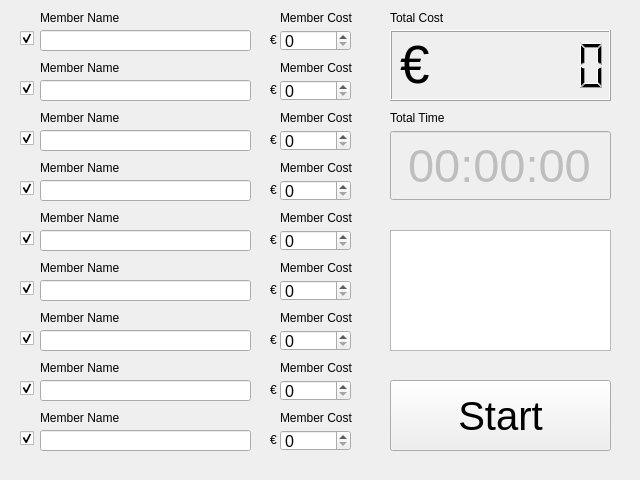
<?xml version="1.0" encoding="UTF-8"?>
<ui version="4.0">
 <class>Calc</class>
 <widget class="QWidget" name="Calc">
  <property name="enabled">
   <bool>true</bool>
  </property>
  <property name="geometry">
   <rect>
    <x>0</x>
    <y>0</y>
    <width>640</width>
    <height>480</height>
   </rect>
  </property>
  <property name="windowTitle">
   <string>Calc</string>
  </property>
  <widget class="QSpinBox" name="spinBox">
   <property name="geometry">
    <rect>
     <x>280</x>
     <y>30</y>
     <width>71</width>
     <height>21</height>
    </rect>
   </property>
   <property name="font">
    <font>
     <pointsize>12</pointsize>
    </font>
   </property>
   <property name="maximum">
    <number>9999</number>
   </property>
  </widget>
  <widget class="QSpinBox" name="spinBox_2">
   <property name="geometry">
    <rect>
     <x>280</x>
     <y>80</y>
     <width>71</width>
     <height>21</height>
    </rect>
   </property>
   <property name="font">
    <font>
     <pointsize>12</pointsize>
    </font>
   </property>
   <property name="maximum">
    <number>9999</number>
   </property>
  </widget>
  <widget class="QSpinBox" name="spinBox_3">
   <property name="geometry">
    <rect>
     <x>280</x>
     <y>130</y>
     <width>71</width>
     <height>21</height>
    </rect>
   </property>
   <property name="font">
    <font>
     <pointsize>12</pointsize>
    </font>
   </property>
   <property name="maximum">
    <number>9999</number>
   </property>
  </widget>
  <widget class="QSpinBox" name="spinBox_4">
   <property name="geometry">
    <rect>
     <x>280</x>
     <y>180</y>
     <width>71</width>
     <height>21</height>
    </rect>
   </property>
   <property name="font">
    <font>
     <pointsize>12</pointsize>
    </font>
   </property>
   <property name="maximum">
    <number>9999</number>
   </property>
  </widget>
  <widget class="QSpinBox" name="spinBox_5">
   <property name="geometry">
    <rect>
     <x>280</x>
     <y>230</y>
     <width>71</width>
     <height>21</height>
    </rect>
   </property>
   <property name="font">
    <font>
     <pointsize>12</pointsize>
    </font>
   </property>
   <property name="maximum">
    <number>9999</number>
   </property>
  </widget>
  <widget class="QSpinBox" name="spinBox_6">
   <property name="geometry">
    <rect>
     <x>280</x>
     <y>280</y>
     <width>71</width>
     <height>21</height>
    </rect>
   </property>
   <property name="font">
    <font>
     <pointsize>12</pointsize>
    </font>
   </property>
   <property name="maximum">
    <number>9999</number>
   </property>
  </widget>
  <widget class="QSpinBox" name="spinBox_7">
   <property name="geometry">
    <rect>
     <x>280</x>
     <y>330</y>
     <width>71</width>
     <height>21</height>
    </rect>
   </property>
   <property name="font">
    <font>
     <pointsize>12</pointsize>
    </font>
   </property>
   <property name="maximum">
    <number>9999</number>
   </property>
  </widget>
  <widget class="QPushButton" name="pushButton">
   <property name="geometry">
    <rect>
     <x>390</x>
     <y>380</y>
     <width>221</width>
     <height>71</height>
    </rect>
   </property>
   <property name="font">
    <font>
     <pointsize>30</pointsize>
    </font>
   </property>
   <property name="text">
    <string>Start</string>
   </property>
  </widget>
  <widget class="QLCDNumber" name="lcdNumber">
   <property name="geometry">
    <rect>
     <x>390</x>
     <y>30</y>
     <width>221</width>
     <height>71</height>
    </rect>
   </property>
   <property name="lineWidth">
    <number>1</number>
   </property>
   <property name="midLineWidth">
    <number>0</number>
   </property>
   <property name="smallDecimalPoint">
    <bool>false</bool>
   </property>
   <property name="numDigits">
    <number>8</number>
   </property>
   <property name="digitCount">
    <number>8</number>
   </property>
   <property name="segmentStyle">
    <enum>QLCDNumber::Filled</enum>
   </property>
   <property name="value" stdset="0">
    <double>0.000000000000000</double>
   </property>
  </widget>
  <widget class="QSpinBox" name="spinBox_8">
   <property name="geometry">
    <rect>
     <x>280</x>
     <y>380</y>
     <width>71</width>
     <height>21</height>
    </rect>
   </property>
   <property name="font">
    <font>
     <pointsize>12</pointsize>
    </font>
   </property>
   <property name="maximum">
    <number>9999</number>
   </property>
  </widget>
  <widget class="QSpinBox" name="spinBox_9">
   <property name="geometry">
    <rect>
     <x>280</x>
     <y>430</y>
     <width>71</width>
     <height>21</height>
    </rect>
   </property>
   <property name="font">
    <font>
     <pointsize>12</pointsize>
    </font>
   </property>
   <property name="maximum">
    <number>9999</number>
   </property>
  </widget>
  <widget class="QLineEdit" name="lineEdit">
   <property name="geometry">
    <rect>
     <x>40</x>
     <y>30</y>
     <width>211</width>
     <height>21</height>
    </rect>
   </property>
   <property name="font">
    <font>
     <pointsize>12</pointsize>
    </font>
   </property>
  </widget>
  <widget class="QLineEdit" name="lineEdit_2">
   <property name="geometry">
    <rect>
     <x>40</x>
     <y>80</y>
     <width>211</width>
     <height>21</height>
    </rect>
   </property>
   <property name="font">
    <font>
     <pointsize>12</pointsize>
    </font>
   </property>
  </widget>
  <widget class="QLineEdit" name="lineEdit_3">
   <property name="geometry">
    <rect>
     <x>40</x>
     <y>130</y>
     <width>211</width>
     <height>21</height>
    </rect>
   </property>
   <property name="font">
    <font>
     <pointsize>12</pointsize>
    </font>
   </property>
  </widget>
  <widget class="QLineEdit" name="lineEdit_4">
   <property name="geometry">
    <rect>
     <x>40</x>
     <y>180</y>
     <width>211</width>
     <height>21</height>
    </rect>
   </property>
   <property name="font">
    <font>
     <pointsize>12</pointsize>
    </font>
   </property>
  </widget>
  <widget class="QLineEdit" name="lineEdit_5">
   <property name="geometry">
    <rect>
     <x>40</x>
     <y>230</y>
     <width>211</width>
     <height>21</height>
    </rect>
   </property>
   <property name="font">
    <font>
     <pointsize>12</pointsize>
    </font>
   </property>
  </widget>
  <widget class="QLineEdit" name="lineEdit_6">
   <property name="geometry">
    <rect>
     <x>40</x>
     <y>280</y>
     <width>211</width>
     <height>21</height>
    </rect>
   </property>
   <property name="font">
    <font>
     <pointsize>12</pointsize>
    </font>
   </property>
  </widget>
  <widget class="QLineEdit" name="lineEdit_7">
   <property name="geometry">
    <rect>
     <x>40</x>
     <y>330</y>
     <width>211</width>
     <height>21</height>
    </rect>
   </property>
   <property name="font">
    <font>
     <pointsize>12</pointsize>
    </font>
   </property>
  </widget>
  <widget class="QLineEdit" name="lineEdit_8">
   <property name="geometry">
    <rect>
     <x>40</x>
     <y>380</y>
     <width>211</width>
     <height>21</height>
    </rect>
   </property>
   <property name="font">
    <font>
     <pointsize>12</pointsize>
    </font>
   </property>
  </widget>
  <widget class="QLineEdit" name="lineEdit_9">
   <property name="geometry">
    <rect>
     <x>40</x>
     <y>430</y>
     <width>211</width>
     <height>21</height>
    </rect>
   </property>
   <property name="font">
    <font>
     <pointsize>12</pointsize>
    </font>
   </property>
  </widget>
  <widget class="QLabel" name="label">
   <property name="geometry">
    <rect>
     <x>40</x>
     <y>10</y>
     <width>91</width>
     <height>16</height>
    </rect>
   </property>
   <property name="text">
    <string>Member Name</string>
   </property>
  </widget>
  <widget class="QLabel" name="label_2">
   <property name="geometry">
    <rect>
     <x>40</x>
     <y>60</y>
     <width>91</width>
     <height>16</height>
    </rect>
   </property>
   <property name="text">
    <string>Member Name</string>
   </property>
  </widget>
  <widget class="QLabel" name="label_3">
   <property name="geometry">
    <rect>
     <x>40</x>
     <y>110</y>
     <width>91</width>
     <height>16</height>
    </rect>
   </property>
   <property name="text">
    <string>Member Name</string>
   </property>
  </widget>
  <widget class="QLabel" name="label_4">
   <property name="geometry">
    <rect>
     <x>40</x>
     <y>160</y>
     <width>91</width>
     <height>16</height>
    </rect>
   </property>
   <property name="text">
    <string>Member Name</string>
   </property>
  </widget>
  <widget class="QLabel" name="label_5">
   <property name="geometry">
    <rect>
     <x>40</x>
     <y>210</y>
     <width>91</width>
     <height>16</height>
    </rect>
   </property>
   <property name="text">
    <string>Member Name</string>
   </property>
  </widget>
  <widget class="QLabel" name="label_6">
   <property name="geometry">
    <rect>
     <x>40</x>
     <y>260</y>
     <width>91</width>
     <height>16</height>
    </rect>
   </property>
   <property name="text">
    <string>Member Name</string>
   </property>
  </widget>
  <widget class="QLabel" name="label_7">
   <property name="geometry">
    <rect>
     <x>40</x>
     <y>310</y>
     <width>91</width>
     <height>16</height>
    </rect>
   </property>
   <property name="text">
    <string>Member Name</string>
   </property>
  </widget>
  <widget class="QLabel" name="label_8">
   <property name="geometry">
    <rect>
     <x>40</x>
     <y>360</y>
     <width>91</width>
     <height>16</height>
    </rect>
   </property>
   <property name="text">
    <string>Member Name</string>
   </property>
  </widget>
  <widget class="QLabel" name="label_9">
   <property name="geometry">
    <rect>
     <x>40</x>
     <y>410</y>
     <width>91</width>
     <height>16</height>
    </rect>
   </property>
   <property name="text">
    <string>Member Name</string>
   </property>
  </widget>
  <widget class="QLabel" name="label_10">
   <property name="geometry">
    <rect>
     <x>280</x>
     <y>10</y>
     <width>91</width>
     <height>16</height>
    </rect>
   </property>
   <property name="text">
    <string>Member Cost</string>
   </property>
  </widget>
  <widget class="QLabel" name="label_11">
   <property name="geometry">
    <rect>
     <x>280</x>
     <y>60</y>
     <width>91</width>
     <height>16</height>
    </rect>
   </property>
   <property name="text">
    <string>Member Cost</string>
   </property>
  </widget>
  <widget class="QLabel" name="label_12">
   <property name="geometry">
    <rect>
     <x>280</x>
     <y>110</y>
     <width>91</width>
     <height>16</height>
    </rect>
   </property>
   <property name="text">
    <string>Member Cost</string>
   </property>
  </widget>
  <widget class="QLabel" name="label_13">
   <property name="geometry">
    <rect>
     <x>280</x>
     <y>160</y>
     <width>91</width>
     <height>16</height>
    </rect>
   </property>
   <property name="text">
    <string>Member Cost</string>
   </property>
  </widget>
  <widget class="QLabel" name="label_14">
   <property name="geometry">
    <rect>
     <x>280</x>
     <y>210</y>
     <width>91</width>
     <height>16</height>
    </rect>
   </property>
   <property name="text">
    <string>Member Cost</string>
   </property>
  </widget>
  <widget class="QLabel" name="label_15">
   <property name="geometry">
    <rect>
     <x>280</x>
     <y>260</y>
     <width>91</width>
     <height>16</height>
    </rect>
   </property>
   <property name="text">
    <string>Member Cost</string>
   </property>
  </widget>
  <widget class="QLabel" name="label_16">
   <property name="geometry">
    <rect>
     <x>280</x>
     <y>310</y>
     <width>91</width>
     <height>16</height>
    </rect>
   </property>
   <property name="text">
    <string>Member Cost</string>
   </property>
  </widget>
  <widget class="QLabel" name="label_17">
   <property name="geometry">
    <rect>
     <x>280</x>
     <y>360</y>
     <width>91</width>
     <height>16</height>
    </rect>
   </property>
   <property name="text">
    <string>Member Cost</string>
   </property>
  </widget>
  <widget class="QLabel" name="label_18">
   <property name="geometry">
    <rect>
     <x>280</x>
     <y>410</y>
     <width>91</width>
     <height>16</height>
    </rect>
   </property>
   <property name="text">
    <string>Member Cost</string>
   </property>
  </widget>
  <widget class="QLabel" name="label_19">
   <property name="geometry">
    <rect>
     <x>270</x>
     <y>30</y>
     <width>16</width>
     <height>20</height>
    </rect>
   </property>
   <property name="text">
    <string>€</string>
   </property>
  </widget>
  <widget class="QLabel" name="label_20">
   <property name="geometry">
    <rect>
     <x>270</x>
     <y>80</y>
     <width>16</width>
     <height>20</height>
    </rect>
   </property>
   <property name="text">
    <string>€</string>
   </property>
  </widget>
  <widget class="QLabel" name="label_21">
   <property name="geometry">
    <rect>
     <x>270</x>
     <y>130</y>
     <width>16</width>
     <height>20</height>
    </rect>
   </property>
   <property name="text">
    <string>€</string>
   </property>
  </widget>
  <widget class="QLabel" name="label_22">
   <property name="geometry">
    <rect>
     <x>270</x>
     <y>180</y>
     <width>16</width>
     <height>20</height>
    </rect>
   </property>
   <property name="text">
    <string>€</string>
   </property>
  </widget>
  <widget class="QLabel" name="label_23">
   <property name="geometry">
    <rect>
     <x>270</x>
     <y>230</y>
     <width>16</width>
     <height>20</height>
    </rect>
   </property>
   <property name="text">
    <string>€</string>
   </property>
  </widget>
  <widget class="QLabel" name="label_24">
   <property name="geometry">
    <rect>
     <x>270</x>
     <y>280</y>
     <width>20</width>
     <height>20</height>
    </rect>
   </property>
   <property name="text">
    <string>€</string>
   </property>
  </widget>
  <widget class="QLabel" name="label_25">
   <property name="geometry">
    <rect>
     <x>270</x>
     <y>330</y>
     <width>16</width>
     <height>20</height>
    </rect>
   </property>
   <property name="text">
    <string>€</string>
   </property>
  </widget>
  <widget class="QLabel" name="label_26">
   <property name="geometry">
    <rect>
     <x>270</x>
     <y>380</y>
     <width>20</width>
     <height>20</height>
    </rect>
   </property>
   <property name="text">
    <string>€</string>
   </property>
  </widget>
  <widget class="QLabel" name="label_27">
   <property name="geometry">
    <rect>
     <x>270</x>
     <y>430</y>
     <width>16</width>
     <height>20</height>
    </rect>
   </property>
   <property name="text">
    <string>€</string>
   </property>
  </widget>
  <widget class="QLabel" name="label_28">
   <property name="geometry">
    <rect>
     <x>400</x>
     <y>34</y>
     <width>41</width>
     <height>61</height>
    </rect>
   </property>
   <property name="font">
    <font>
     <pointsize>40</pointsize>
    </font>
   </property>
   <property name="text">
    <string>€</string>
   </property>
  </widget>
  <widget class="QTimeEdit" name="timeEdit">
   <property name="enabled">
    <bool>false</bool>
   </property>
   <property name="geometry">
    <rect>
     <x>390</x>
     <y>130</y>
     <width>221</width>
     <height>71</height>
    </rect>
   </property>
   <property name="font">
    <font>
     <pointsize>35</pointsize>
    </font>
   </property>
   <property name="alignment">
    <set>Qt::AlignCenter</set>
   </property>
   <property name="readOnly">
    <bool>true</bool>
   </property>
   <property name="buttonSymbols">
    <enum>QAbstractSpinBox::NoButtons</enum>
   </property>
   <property name="displayFormat">
    <string>HH:mm:ss</string>
   </property>
  </widget>
  <widget class="QCheckBox" name="checkBox">
   <property name="geometry">
    <rect>
     <x>20</x>
     <y>30</y>
     <width>16</width>
     <height>17</height>
    </rect>
   </property>
   <property name="text">
    <string/>
   </property>
   <property name="checked">
    <bool>true</bool>
   </property>
  </widget>
  <widget class="QCheckBox" name="checkBox_2">
   <property name="geometry">
    <rect>
     <x>20</x>
     <y>80</y>
     <width>16</width>
     <height>17</height>
    </rect>
   </property>
   <property name="text">
    <string/>
   </property>
   <property name="checked">
    <bool>true</bool>
   </property>
  </widget>
  <widget class="QCheckBox" name="checkBox_3">
   <property name="geometry">
    <rect>
     <x>20</x>
     <y>130</y>
     <width>16</width>
     <height>17</height>
    </rect>
   </property>
   <property name="text">
    <string/>
   </property>
   <property name="checked">
    <bool>true</bool>
   </property>
  </widget>
  <widget class="QCheckBox" name="checkBox_4">
   <property name="geometry">
    <rect>
     <x>20</x>
     <y>180</y>
     <width>16</width>
     <height>17</height>
    </rect>
   </property>
   <property name="text">
    <string/>
   </property>
   <property name="checked">
    <bool>true</bool>
   </property>
  </widget>
  <widget class="QCheckBox" name="checkBox_5">
   <property name="geometry">
    <rect>
     <x>20</x>
     <y>230</y>
     <width>16</width>
     <height>17</height>
    </rect>
   </property>
   <property name="text">
    <string/>
   </property>
   <property name="checked">
    <bool>true</bool>
   </property>
  </widget>
  <widget class="QCheckBox" name="checkBox_6">
   <property name="geometry">
    <rect>
     <x>20</x>
     <y>280</y>
     <width>16</width>
     <height>17</height>
    </rect>
   </property>
   <property name="text">
    <string/>
   </property>
   <property name="checked">
    <bool>true</bool>
   </property>
  </widget>
  <widget class="QCheckBox" name="checkBox_7">
   <property name="geometry">
    <rect>
     <x>20</x>
     <y>330</y>
     <width>16</width>
     <height>17</height>
    </rect>
   </property>
   <property name="text">
    <string/>
   </property>
   <property name="checked">
    <bool>true</bool>
   </property>
  </widget>
  <widget class="QCheckBox" name="checkBox_8">
   <property name="geometry">
    <rect>
     <x>20</x>
     <y>380</y>
     <width>16</width>
     <height>17</height>
    </rect>
   </property>
   <property name="text">
    <string/>
   </property>
   <property name="checked">
    <bool>true</bool>
   </property>
  </widget>
  <widget class="QCheckBox" name="checkBox_9">
   <property name="geometry">
    <rect>
     <x>20</x>
     <y>430</y>
     <width>16</width>
     <height>17</height>
    </rect>
   </property>
   <property name="text">
    <string/>
   </property>
   <property name="checked">
    <bool>true</bool>
   </property>
  </widget>
  <widget class="QGraphicsView" name="graphicsView">
   <property name="geometry">
    <rect>
     <x>390</x>
     <y>230</y>
     <width>221</width>
     <height>121</height>
    </rect>
   </property>
   <property name="lineWidth">
    <number>0</number>
   </property>
   <property name="backgroundBrush">
    <brush brushstyle="NoBrush">
     <color alpha="0">
      <red>0</red>
      <green>0</green>
      <blue>0</blue>
     </color>
    </brush>
   </property>
  </widget>
  <widget class="QLabel" name="label_29">
   <property name="geometry">
    <rect>
     <x>390</x>
     <y>10</y>
     <width>91</width>
     <height>16</height>
    </rect>
   </property>
   <property name="text">
    <string>Total Cost</string>
   </property>
  </widget>
  <widget class="QLabel" name="label_30">
   <property name="geometry">
    <rect>
     <x>390</x>
     <y>110</y>
     <width>91</width>
     <height>16</height>
    </rect>
   </property>
   <property name="text">
    <string>Total Time</string>
   </property>
  </widget>
 </widget>
 <layoutdefault spacing="6" margin="11"/>
 <tabstops>
  <tabstop>checkBox</tabstop>
  <tabstop>lineEdit</tabstop>
  <tabstop>spinBox</tabstop>
  <tabstop>checkBox_2</tabstop>
  <tabstop>lineEdit_2</tabstop>
  <tabstop>spinBox_2</tabstop>
  <tabstop>checkBox_3</tabstop>
  <tabstop>lineEdit_3</tabstop>
  <tabstop>spinBox_3</tabstop>
  <tabstop>checkBox_4</tabstop>
  <tabstop>lineEdit_4</tabstop>
  <tabstop>spinBox_4</tabstop>
  <tabstop>checkBox_5</tabstop>
  <tabstop>lineEdit_5</tabstop>
  <tabstop>spinBox_5</tabstop>
  <tabstop>checkBox_6</tabstop>
  <tabstop>lineEdit_6</tabstop>
  <tabstop>spinBox_6</tabstop>
  <tabstop>checkBox_7</tabstop>
  <tabstop>lineEdit_7</tabstop>
  <tabstop>spinBox_7</tabstop>
  <tabstop>checkBox_8</tabstop>
  <tabstop>lineEdit_8</tabstop>
  <tabstop>spinBox_8</tabstop>
  <tabstop>checkBox_9</tabstop>
  <tabstop>lineEdit_9</tabstop>
  <tabstop>spinBox_9</tabstop>
  <tabstop>timeEdit</tabstop>
  <tabstop>pushButton</tabstop>
 </tabstops>
 <resources/>
 <connections/>
</ui>
